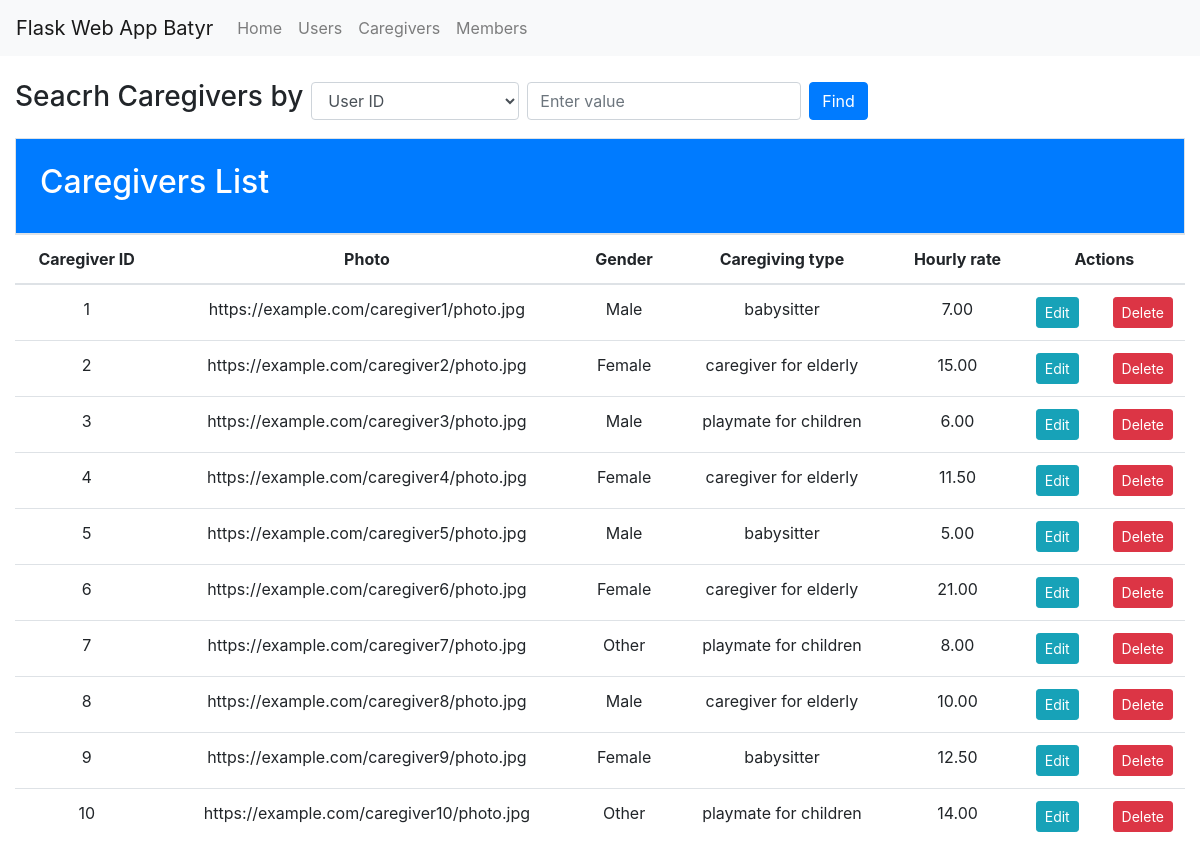
The page /caregivers on the database as committed earlier.
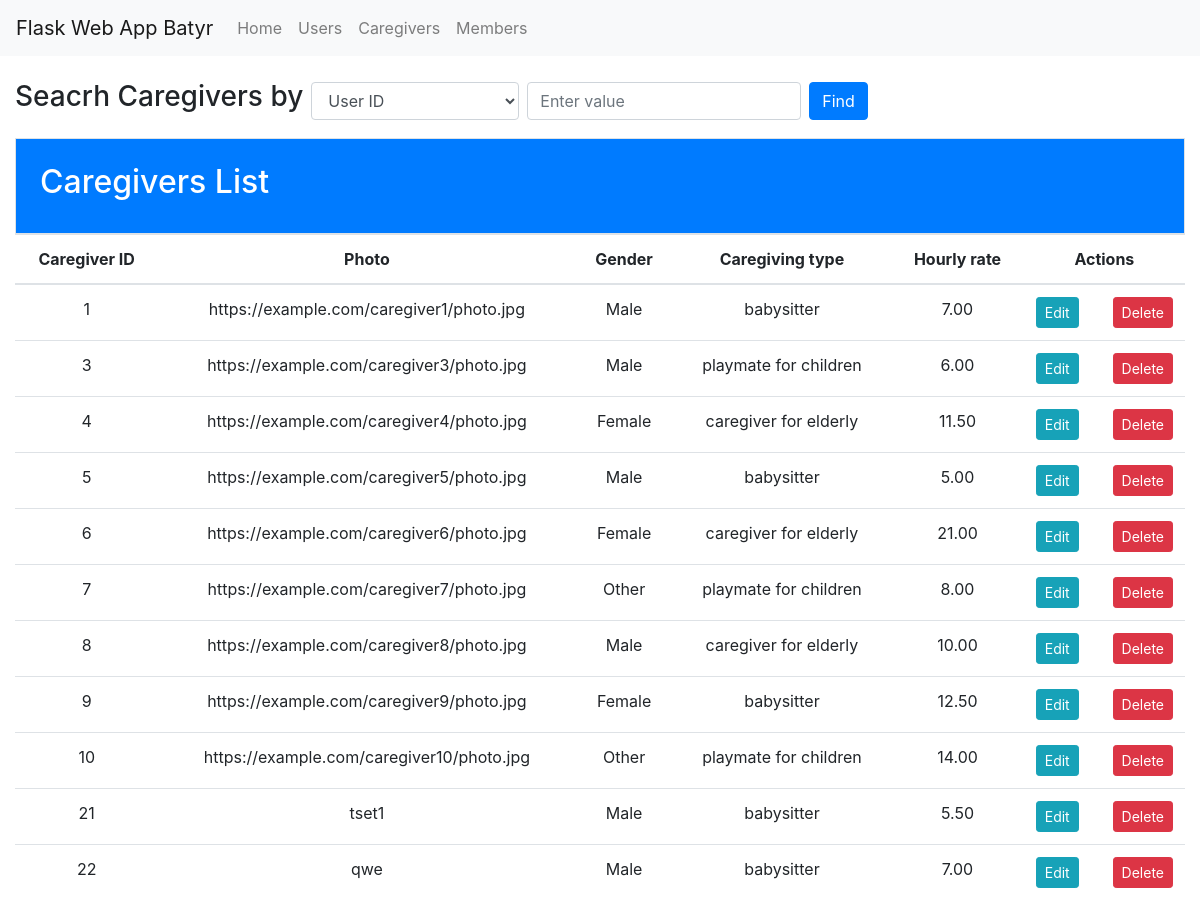
The same page on the database as committed later.
### flaskApp/models.py (models this page shows)
class Caregiver(db.Model):
    __tablename__ = 'caregiver'
    caregiver_user_id = db.Column(db.Integer, db.ForeignKey('users.user_id', ondelete='CASCADE'), primary_key=True)
    photo = db.Column(db.String(255) , nullable=False)
    gender = db.Column(db.String(50) , nullable=False)
    caregiving_type = db.Column(db.String(50), nullable=False)
    hourly_rate = db.Column(db.DECIMAL(10, 2), nullable=False)
    user = relationship("User", back_populates="caregiver")

### flaskApp/views.py (the view)
@app.route('/caregivers')
def caregiver_list():
    caregivers = Caregiver.query.all()
    form = CaregiverForm()
    return render_template('Caregiver/caregiver.html', caregivers=caregivers, form=form)

### flaskApp/forms.py
class CaregiverForm(FlaskForm):
    photo = StringField('Photo URL', validators=[DataRequired()])
    gender = SelectField('Gender', choices=[(gender.name, gender.value) for gender in GENDER], validators=[DataRequired()])
    caregiving_type = SelectField('Caregiving Type', choices=[(care_type.name, care_type.value) for care_type in CARE_TYPE], validators=[DataRequired()])
    hourly_rate = DecimalField('Hourly Rate', validators=[DataRequired()])

### flaskApp/templates/Caregiver/caregiver.html (shortened to what this page needs)
{% extends 'base.html' %} {% block title %}Caregivers Table{% endblock %} {% block
content %}
<div class="mb-3">
  <form class="form-inline" method="GET" action="/search_caregivers">
    <div class="form-group mr-2">
      <label for="attribute" ><h3>Seacrh Caregivers by</h3> </label>
    </div>
    <div class="form-group mr-2">
      <select class="form-control" name="attribute">
        <option value="caregiver_user_id">User ID</option>
      </select>
    </div>
    <div class="form-group mr-2">
      <input type="text" class="form-control" name="value" placeholder="Enter value">
    </div>
    <button type="submit" class="btn btn-primary">Find</button>
  </form>
</div>
<div class="h-200 p-4 text-white bg-primary border rounded-3">
  <h2>
    Caregivers List
  </h2>
</div>
<div class="table-responsive">
  <table class="table table-hover table-white" id="#caregiverTable">
    <thead>
      <tr class="text-center" >
        <th scope="col" >Caregiver ID</th>
        <th scope="col" style=" vertical-align: middle;">Photo</th>
        <th scope="col" >Gender</th>
        <th scope="col" style=" vertical-align: middle;">Caregiving type</th>
        <th scope="col" style=" vertical-align: middle;">Hourly rate</th>
        <th scope="col" style=" vertical-align: middle;">Actions</th>
      </tr>
    </thead>
    <tbody>
      {% for caregiver in caregivers %}
      <tr class="text-center">
        <td>{{caregiver.caregiver_user_id }}</td>
        <td>{{caregiver.photo}}</td>
        <td>{{caregiver.gender}}</td>
        <td>{{caregiver.caregiving_type}}</td>
        <td>{{caregiver.hourly_rate}}</td>
        <td>
          <div class="d-flex justify-content-between">
            <a href="/edit_caregiver/{{caregiver.caregiver_user_id}}" class="btn btn-sm btn-info mr-2"
              data-toggle="modal" data-target="#editCaregiverModal{{caregiver.caregiver_user_id}}">Edit</a>
            <a href="/delete_caregiver/{{caregiver.caregiver_user_id}}" class="btn btn-sm btn-danger"
              onclick="return confirm('Are you sure?')">Delete</a>
          </div>
        </td>
      </tr>
      {% endfor %}
    </tbody>
  </table>
</div>
{% endblock %}

### flaskApp/templates/base.html (shortened to what this page needs)
<!DOCTYPE html>
<html lang="en">
<head>
    <link rel="stylesheet" href="https://stackpath.bootstrapcdn.com/bootstrap/4.3.1/css/bootstrap.min.css">
</head>
<body>
<nav class="navbar navbar-expand-lg navbar-light bg-light">
  <a class="navbar-brand" href="#">Flask Web App Batyr</a>
  <div class="collapse navbar-collapse" id="navbarNav">
    <ul class="navbar-nav">
      <li class="nav-item">
        <a class="nav-link" href="{{ url_for('home') }}">Home</a>
      </li>
      <li class="nav-item">
        <a class="nav-link" href="{{ url_for('user_list') }}">Users</a>
      </li>
      <li class="nav-item">
        <a class="nav-link" href="{{ url_for('caregiver_list') }}">Caregivers</a>
      </li>
      <li class="nav-item">
        <a class="nav-link" href="{{ url_for('member_list') }}">Members</a>
      </li>
    </ul>
  </div>
</nav>
  <div class="container-fluid mt-4">
  {% block content %}{% endblock %}
  </div>
</body>
</html>

Rows that differ between the two databases and show on the page:
removed Caregiver: caregiver_user_id "2", photo "https://example.com/caregiver2/photo.jpg", gender "Female", caregiving_type "caregiver for elderly", hourly_rate "15.00"
added Caregiver: caregiver_user_id "21", photo "tset1", gender "Male", caregiving_type "babysitter", hourly_rate "5.50"
added Caregiver: caregiver_user_id "22", photo "qwe", gender "Male", caregiving_type "babysitter", hourly_rate "7.00"
